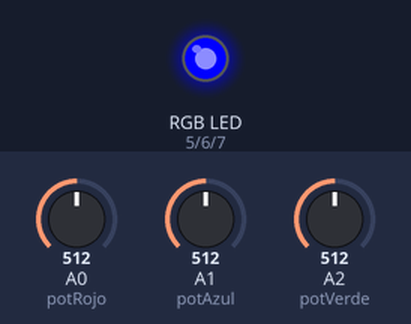
Bench run of a sketch on a simulated Arduino Uno, built with avr-gcc and run on an emulated ATmega328P. Shown: an RGB LED mixed from three pins (HIGH = lit). The inputs (shaded band) are chosen by the test bench; at power-on: A0 (potRojo) = 512, A2 (potVerde) = 512, A1 (potAzul) = 512.

Above: at 1.2 s.
1.3 s: A0 (potRojo) set to 716
At 1.8 s:
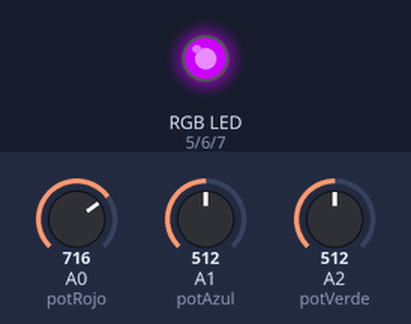
2.8 s: A2 (potVerde) set to 716
At 4.0 s:
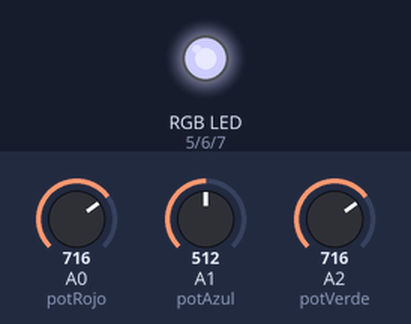
4.3 s: A1 (potAzul) set to 135
5.8 s: A1 (potAzul) set to 119
At 6.5 s:
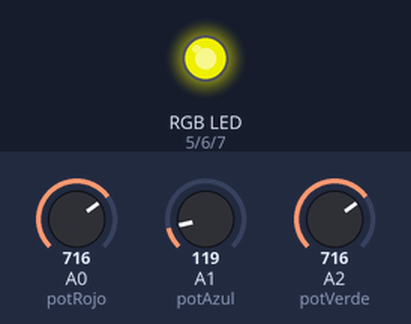
7.3 s: A0 (potRojo) set to 754
At 7.6 s:
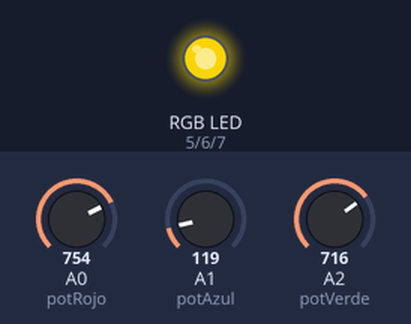
8.8 s: A0 (potRojo) set to 768
At 10.0 s:
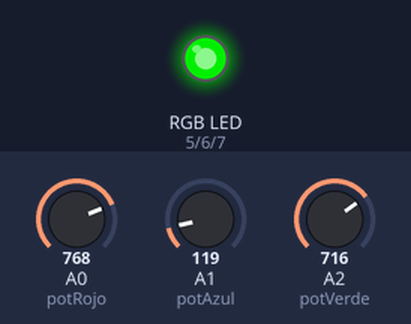
Timing chart, 0 to 11.3 s (numbered marks = the images above; inputs shaded):
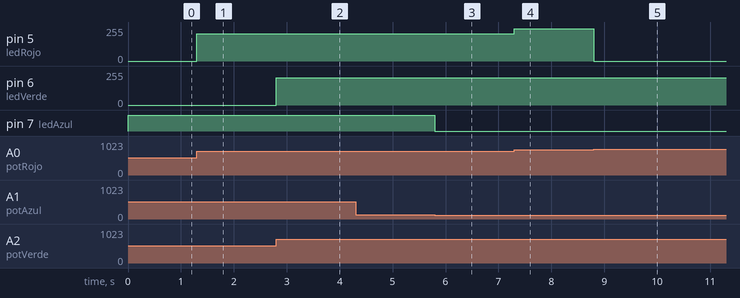

The sketch:

potenciometro_led_rgb.ino
```cpp
int ledRojo=5;
int potRojo=A0;
int ledVerde=6;
int potVerde=A2;
int ledAzul=7;
int potAzul=A1;


void setup() {
  pinMode(ledRojo,OUTPUT);
  pinMode(ledVerde,OUTPUT);
  pinMode(ledAzul,OUTPUT);
  Serial.begin(9600);
}

void loop() {
int valorPotRojo= analogRead(potRojo);
int valorPotVerde= analogRead(potVerde);
int valorPotAzul= analogRead(potAzul);

encenderRojo(valorPotRojo);
encenderVerde(valorPotVerde);
encenderAzul(valorPotAzul);
}

void encenderRojo(int valor){
analogWrite(ledRojo, valor);
}

void encenderVerde(int valor){
  analogWrite(ledVerde, valor);
}

void encenderAzul(int valor){
  analogWrite(ledAzul, valor);
}
```

Measured:
- the behaviour switches between 128 and 127 on A1 (potAzul) (found by bisection; images 2 and 3)
- the behaviour switches between 767 and 768 on A0 (potRojo) (found by bisection; images 4 and 5)
- after the input at 1.3 s, pin 5 (ledRojo): 0/255 → 204/255 at once
- after the input at 2.8 s, pin 6 (ledVerde): 0/255 → 204/255 at once
- after the input at 4.3 s, every drawn part: stays the same
- after the input at 5.8 s, pin 7 (ledAzul): HIGH → LOW at once
- after the input at 7.3 s, pin 5 (ledRojo): 204/255 → 242/255 at once
- after the input at 8.8 s, pin 5 (ledRojo): 242/255 → 0/255 at once
